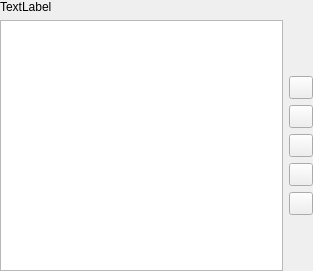
<?xml version="1.0" encoding="UTF-8"?>
<ui version="4.0">
 <class>ListWidgetForm</class>
 <widget class="QWidget" name="ListWidgetForm">
  <property name="geometry">
   <rect>
    <x>0</x>
    <y>0</y>
    <width>313</width>
    <height>271</height>
   </rect>
  </property>
  <property name="windowTitle">
   <string>Form</string>
  </property>
  <layout class="QGridLayout" name="gridLayout_6">
   <property name="margin">
    <number>0</number>
   </property>
   <item row="0" column="0">
    <layout class="QGridLayout" name="gridLayout_5">
     <item row="0" column="0">
      <layout class="QGridLayout" name="gridLayout_2">
       <item row="0" column="0">
        <widget class="QLabel" name="m_label">
         <property name="text">
          <string>TextLabel</string>
         </property>
        </widget>
       </item>
       <item row="1" column="0">
        <widget class="QListWidget" name="m_listWidget"/>
       </item>
      </layout>
     </item>
     <item row="0" column="1">
      <layout class="QGridLayout" name="gridLayout_4">
       <item row="0" column="0">
        <widget class="QLabel" name="label_2">
         <property name="sizePolicy">
          <sizepolicy hsizetype="Fixed" vsizetype="Fixed">
           <horstretch>0</horstretch>
           <verstretch>0</verstretch>
          </sizepolicy>
         </property>
         <property name="text">
          <string/>
         </property>
        </widget>
       </item>
       <item row="1" column="0">
        <layout class="QGridLayout" name="gridLayout_3">
         <item row="0" column="0">
          <spacer name="verticalSpacer_2">
           <property name="orientation">
            <enum>Qt::Vertical</enum>
           </property>
           <property name="sizeHint" stdset="0">
            <size>
             <width>20</width>
             <height>40</height>
            </size>
           </property>
          </spacer>
         </item>
         <item row="1" column="0">
          <layout class="QGridLayout" name="gridLayout">
           <item row="0" column="0">
            <widget class="QToolButton" name="m_addToolButton">
             <property name="text">
              <string/>
             </property>
            </widget>
           </item>
           <item row="1" column="0">
            <widget class="QToolButton" name="m_removeToolButton">
             <property name="text">
              <string/>
             </property>
            </widget>
           </item>
           <item row="2" column="0">
            <widget class="QToolButton" name="m_editToolButton">
             <property name="text">
              <string/>
             </property>
            </widget>
           </item>
           <item row="3" column="0">
            <widget class="QToolButton" name="m_upToolButton">
             <property name="text">
              <string/>
             </property>
            </widget>
           </item>
           <item row="4" column="0">
            <widget class="QToolButton" name="m_downToolButton">
             <property name="text">
              <string/>
             </property>
            </widget>
           </item>
          </layout>
         </item>
         <item row="2" column="0">
          <spacer name="verticalSpacer">
           <property name="orientation">
            <enum>Qt::Vertical</enum>
           </property>
           <property name="sizeHint" stdset="0">
            <size>
             <width>20</width>
             <height>40</height>
            </size>
           </property>
          </spacer>
         </item>
        </layout>
       </item>
      </layout>
     </item>
    </layout>
   </item>
  </layout>
 </widget>
 <tabstops>
  <tabstop>m_listWidget</tabstop>
  <tabstop>m_addToolButton</tabstop>
  <tabstop>m_removeToolButton</tabstop>
  <tabstop>m_editToolButton</tabstop>
  <tabstop>m_upToolButton</tabstop>
  <tabstop>m_downToolButton</tabstop>
 </tabstops>
 <resources/>
 <connections/>
</ui>
